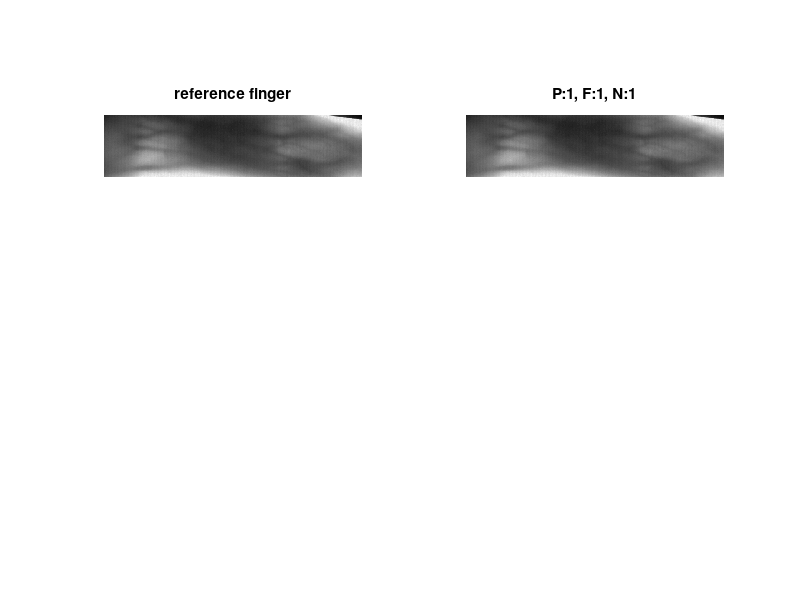

This chart was generated by the following MATLAB code: (Note: this script raises an error after producing the figure.)
% input two images, and compare for similarity
clc; clear; close all;

% load database
load database_rl.mat;
[data_count, ~] = size(data);

% empty matches array
matches_array = [];

for compare = 1:data_count
    % read all data for first database entry
    img_reference = data{compare,1};                         % cropped finger image
    person_reference = data{compare,2};                      % person number
    finger_reference = data{compare,3};                      % finger number
    number_reference = data{compare,4};                      % photo number
    featuresOriginal_reference = data{compare,5};            % features
    validPtsOriginal_reference = data{compare,6};            % valid points
    lbp_info_reference = data{compare,7};                    % local binary pattern
    branch_array_reference = data{compare,8};                % branchpoint array
    
    for compare_with = 1:data_count
        
        % read all data for first database entry
        img = data{compare_with,1};                         % cropped finger image
        person = data{compare_with,2};                      % person number
        finger = data{compare_with,3};                      % finger number
        number = data{compare_with,4};                      % photo number
        featuresOriginal = data{compare_with,5};            % features
        validPtsOriginal = data{compare_with,6};            % valid points
        lbp_info = data{compare_with,7};                    % local binary pattern
        branch_array = data{compare_with,8};                % branchpoint array
        
        % show individual images
        figure;
        subplot(2,2,1);
        imshow(img_reference);
        title('reference finger');
        
        % show individual images
        subplot(2,2,2);
        imshow(img);
        title(strcat('P:',num2str(person),', F:',num2str(finger),', N:',num2str(number)));
        
        %% ================== method specific =============================
        
        % Gabor variables
        GaborSigma = 5;
        dF = 2.5;
        F = 0.1014;
        %(sqrt( log(2/pi))*(2^dF + 1)/(2^dF - 1)) / GaborSigma;
        % should be optimal F according to Zhang and Yang.

        % crop image
        img = cropFingerVeinImage(img);
        S = im2double(img);
        
        % variables for Gaussian filter
        sigma = 5;
        L = 2*ceil(sigma*3)+1;
        h = fspecial('gaussian', L, sigma);% create the PSF
        imfiltered = imfilter(S, h, 'replicate', 'conv'); % apply the filter
        S = mat2gray(imfiltered, [0 256]);
        
        % repeated lines method
        fvr = ones(size(img));
        veins = repeated_line(S, fvr, 3000, 1, 17);
        
        % Binarise the vein image
        md = median(veins(veins>0));
        v_repeated_line_bin = veins > md;
        
        se = strel('disk',1,0);
        v_repeated_line_bin = imerode(v_repeated_line_bin,se);
        
        % make figure for all substeps
        figure;
        
        % show RL original image
        subplot(4,2,1);
        imshow(img);
        title('original');
        
        % show RL original image
        subplot(4,2,2);
        imshow(v_repeated_line_bin);
        title('RL');
        
        % clean and fill (correct isolated black and white pixels)
        img_rl_clean = bwmorph(v_repeated_line_bin,'clean');
        img_rl_fill = bwmorph(img_rl_clean,'fill');
        
        % show after correction
        subplot(4,2,3);
        imshow(img_rl_fill);
        title('clean');
        
        % % make average eliminating loose pixels
        % img_rl_majority = bwmorph(img_rl_open,'majority');
        %
        % % show result after majority/averaging
        % subplot(5,2,5);
        % imshow(img_rl_majority);
        % title('majority');
        
        % skeletonize first time
        img_rl_skel = bwmorph(img_rl_fill,'skel',inf);
        
        % show skeletonized
        subplot(4,2,4);
        imshow(img_rl_skel);
        title('skeleton');
        
        % open filter image
        img_rl_open = bwareaopen(img_rl_skel, 5);  % remove unconnected pixels with length X
        
        % show result after open filter
        subplot(4,2,5);
        imshow(img_rl_open);
        title('open');
        
        % find branchpoints & endpoints
        B = bwmorph(img_rl_open, 'branchpoints');
        E = bwmorph(img_rl_open, 'endpoints');
        
        [y,x] = find(E);
        B_loc = find(B);
        
        Dmask = false(size(img_rl_open));
        
        % find dead ends
        for k = 1:numel(x)
            D = bwdistgeodesic(img_rl_open,x(k),y(k));
            distanceToBranchPt = min(D(B_loc));
            if distanceToBranchPt < 10
                Dmask(D < distanceToBranchPt) = true;
            end
        end
        
        % subtract dead ends
        skelD = img_rl_open - Dmask;
        
        % % display dead ends
        % subplot(5,2,7);
        % imshow(Dmask);
        % title('dead ends');
        
        % display leftover veins
        subplot(4,2,6);
        imshow(skelD);
        hold all;
        title('new skeleton');
        
        skelD = filledgegaps(skelD, 7);
        
        % clean and fill (correct isolated black and white pixels)
        img_rl_clean = bwmorph(skelD,'clean');
        img_rl_result = bwmorph(img_rl_clean,'fill');
        
        % skeletonize again to optimize branchpoint detection
        img_rl_result = bwmorph(img_rl_result,'skel',inf);
        
        % find branchpoints remaining and put in array
        bw1br = bwmorph(img_rl_result, 'branchpoints');
        [i,j] = find(bw1br);
        branch_array = [j,i];
        
        % display result without branchpoints
        subplot(4,2,7);
        imshow(img_rl_result);
        title('new skeleton');
        
        % save to file DEBUG
        %imwrite(img_rl_result,'test2.png')
        
        % display result with branchpoints
        subplot(4,2,8);
        imshow(img_rl_result);
        hold all;
        plot(branch_array(:,1),branch_array(:,2),'o','color','cyan','linewidth',2);
        title('new skeleton with branchpoints');
        
        % result in separate figure
        figure;
        subplot(2,1,1);
        imshow(img);
        title('original');
        
        subplot(2,1,2);
        imshow(img_rl_result);
        hold all;
        plot(branch_array(:,1),branch_array(:,2),'o','color','cyan','linewidth',2);
        title('veins and branchpoints');
        
        
        %% ================= end method specific ==============================
        % save result to matches array
        matches_array(compare, compare_with) = 6;
    end
end

save('result_matches.mat','matches_array');
